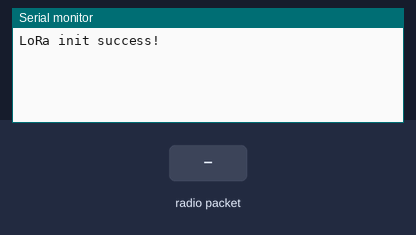
Recording of a sketch running on a simulated Arduino Uno, built for the host (arithmetic inside an expression is 32-bit, double 64-bit). On the bench: the last lines printed to the serial monitor. The inputs (shaded band) are chosen by the test bench. No radio packets arrive unless stated.

Above: at 1.3 s.
1.4 s: radio packet "1" arrives
At 2.6 s:
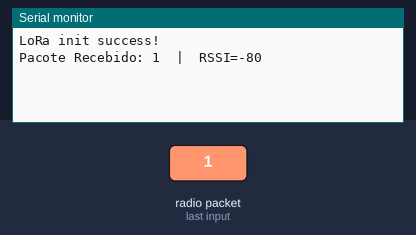
2.9 s: radio packet "0" arrives
At 4.0 s:
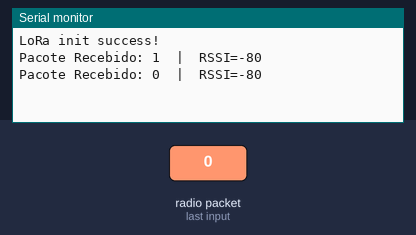
4.4 s: radio packet "2" arrives
At 5.2 s:
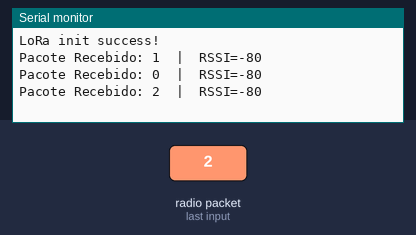

The sketch:

lora_receber.ino
```cpp
#include <SPI.h>
#include <LoRa.h>

#define SCK   5    // SPI Clock
#define MISO 19    // SPI MISO
#define MOSI 27    // SPI MOSI
#define SS   18    // LoRa NSS (CS)
#define RST  14    // LoRa Reset
#define DIO0 26    // LoRa IRQ (DIO0)

void setup() {
  Serial.begin(115200);
  while (!Serial);

  // Inicia o barramento SPI nos pinos do T-Beam
  SPI.begin(SCK, MISO, MOSI, SS);

  // Configura pinos do LoRa (CS, RST, DIO0)
  LoRa.setPins(SS, RST, DIO0);

  // Pequeno delay para garantir startup do módulo
  delay(100);

  // Inicializa rádio na frequência 433 MHz
  if (!LoRa.begin(433E6)) {
    Serial.println("LoRa init failed!");
    while (1);
  }
  Serial.println("LoRa init success!");

  // Parâmetros para sincronismo
  LoRa.setSpreadingFactor(7);      // SF7 (7–12) – alcance × sensibilidade
  LoRa.setSignalBandwidth(125E3);  // 125 kHz
  LoRa.setCodingRate4(5);          // 4/5
  LoRa.setTxPower(14);             // 2–17 dBm
  LoRa.enableCrc();                // ativa verificação CRC

  // Coloca em modo de recepção contínua
  LoRa.receive();
}

void loop() {
  // Verifica se chegou pacote
  int packetSize = LoRa.parsePacket();
  if (packetSize) {
    Serial.print("Pacote Recebido: ");
    // Lê e imprime todo o payload
    while (LoRa.available()) {
      Serial.print((char)LoRa.read());
    }
    // Imprime RSSI para avaliar qualidade de sinal
    Serial.print("  |  RSSI=");
    Serial.println(LoRa.packetRssi());
  }
}
```

Measured:
- after the input at 1.4 s, the serial monitor: prints a new line at once (image 1)
- after the input at 2.9 s, the serial monitor: prints a new line at once (image 2)
- after the input at 4.4 s, the serial monitor: prints a new line at once (image 3)
